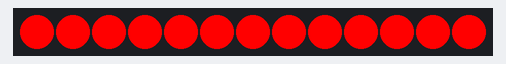
Recording of a sketch running on a simulated Arduino Uno, built with avr-gcc and run on an emulated ATmega328P. Parts: 13 RGB LEDs in strip order, left to right.

Above: at 0.1 s.
At 2.65 s:
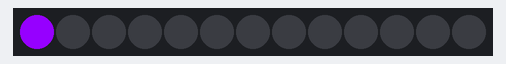
At 4.63 s:
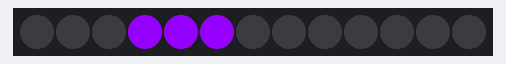
At 6.56 s:
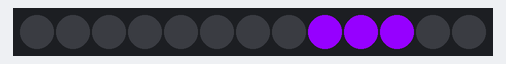
At 8.44 s:
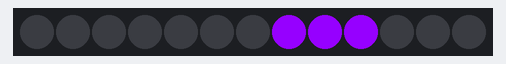
At 10.77 s:
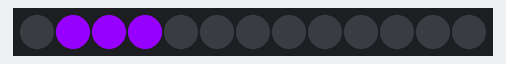

The sketch:

MiddleCamp.ino
```cpp
#include <Adafruit_NeoPixel.h>

// DEFINE AND VAR ALL THE THINGS
#define TESTPIN            6 // datapin for the strip
#define TESTNUMPIXELS      13 // Number of LEDs
#define SLIDERDELAY  50 // Delay in sliderfull and sliderblock modes
#define TESTDELAY 150   // Delay for the init script
Adafruit_NeoPixel teststrip = Adafruit_NeoPixel(TESTNUMPIXELS, TESTPIN, NEO_GRB + NEO_KHZ800);

void loop() {
  // Running sequence.
  // sliderfull(0,0,255); // RGB
  // sliderblock(0,0,255,3); // RGB, size of block
  // breathing(0,0,255,15); // RGB, delay
  // sliderfullbounce(0,0,255); // RGB
  sliderblockbounce(150,0,255,3); // RGB , size of block
}

void setup() {
  // To confirm the strip is working as planned. Goes Off, Red, Green, Blue, Off (+2s pause).
  teststrip.begin();
  blackout();
  for (int i = 0; i < teststrip.numPixels(); i = i + 1) {
    teststrip.setPixelColor(i, 255, 0, 0);    //turn every pixel off
  }
  teststrip.show();
  delay(TESTDELAY);
  for (int i = 0; i < teststrip.numPixels(); i = i + 1) {
    teststrip.setPixelColor(i, 0, 255, 0);    //turn every pixel off
  }
  teststrip.show();
  delay(TESTDELAY);
  for (int i = 0; i < teststrip.numPixels(); i = i + 1) {
    teststrip.setPixelColor(i, 0, 0, 255);    //turn every pixel off
  }
  teststrip.show();
  delay(TESTDELAY);
  blackout();
  delay(2000);
}

void sliderfull(int color1, int color2, int color3) {
  // Fills the strip and drains it afterwards, always same direction
  blackout();
  for (int i = 0; i < 99; i = i + 1) {
    teststrip.setPixelColor((i*teststrip.numPixels()/100), color1, color2, color3);
    teststrip.show();
    delay(SLIDERDELAY);
  }
  for (int i = 0; i < 99; i = i + 1) {
    teststrip.setPixelColor((i*teststrip.numPixels()/100), 0, 0, 0);
    teststrip.show();
    delay(SLIDERDELAY);
  }
}

void sliderfullbounce(int color1, int color2, int color3) {
  // Fills the strip and drains it afterwards, opposite direction
  blackout();
  for (int i = 0; i < 99; i = i + 1) {
    teststrip.setPixelColor((i*teststrip.numPixels()/100), color1, color2, color3);
    teststrip.show();
    delay(SLIDERDELAY);
  }
  for (int i = 100; i > 1; i = i - 1) {
    teststrip.setPixelColor((i*teststrip.numPixels()/100), 0, 0, 0);
    teststrip.show();
    delay(SLIDERDELAY);
  }
}

void sliderblock(int color1, int color2, int color3, int blocksize) {
  // Slides a block of LEDs across
  blackout();
  for (int i = 0; i < 99; i = i + 1) {
    teststrip.setPixelColor((i*teststrip.numPixels()/100), color1, color2, color3);
    teststrip.setPixelColor(((i*teststrip.numPixels()/100)-blocksize), 0, 0, 0);
    teststrip.show();
    delay(SLIDERDELAY);
  }
}

void sliderblockbounce(int color1, int color2, int color3, int blocksize) {
  // Bounces a block of LEDs across
  blackout();
  for (int i = 0; i < 99; i = i + 1) {
    teststrip.setPixelColor((i*teststrip.numPixels()/100), color1, color2, color3);
    teststrip.setPixelColor(((i*teststrip.numPixels()/100)-blocksize), 0, 0, 0);
    teststrip.show();
    delay(SLIDERDELAY);
  }
  for (int i = 99; i > 0; i = i - 1) {
    teststrip.setPixelColor((i*teststrip.numPixels()/100), 0, 0, 0);
    teststrip.setPixelColor(((i*teststrip.numPixels()/100)-blocksize), color1, color2, color3);
    teststrip.show();
    delay(SLIDERDELAY);
  }
}

void blackout() {
  // Turns the strip all back
  for (int i = 0; i < teststrip.numPixels(); i = i + 1) {
    teststrip.setPixelColor(i, 0, 0, 0);    //turn every pixel off
  }
  teststrip.show();

}

void breathing(int color1, int color2, int color3, int delayvalue) {
  // Goes from 0 to 255 power on the specified colors, back to 0
  for (int level = 0; level < 255; level = level + 5) {
    for (int i = 0; i < 99; i = i + 1) {
      teststrip.setPixelColor((i*teststrip.numPixels()/100), (level*color1/255) , (level*color2/255), (level*color3/255));
    }
    teststrip.show();
    delay(delayvalue);
  }
   for (int level = 255; level > 0; level = level - 5) {
    for (int i = 0; i < 99; i = i + 1) {
      teststrip.setPixelColor((i*teststrip.numPixels()/100), (level*color1/255) , (level*color2/255), (level*color3/255));
      }
    teststrip.show();
    delay(delayvalue);
  }
}
```

Measured:
- by itself, everything shown: repeats every 10.0 s, in 26 steps
- what the display in image 2 shows lasts 0.4 s, from 4.4 s to 4.8 s
